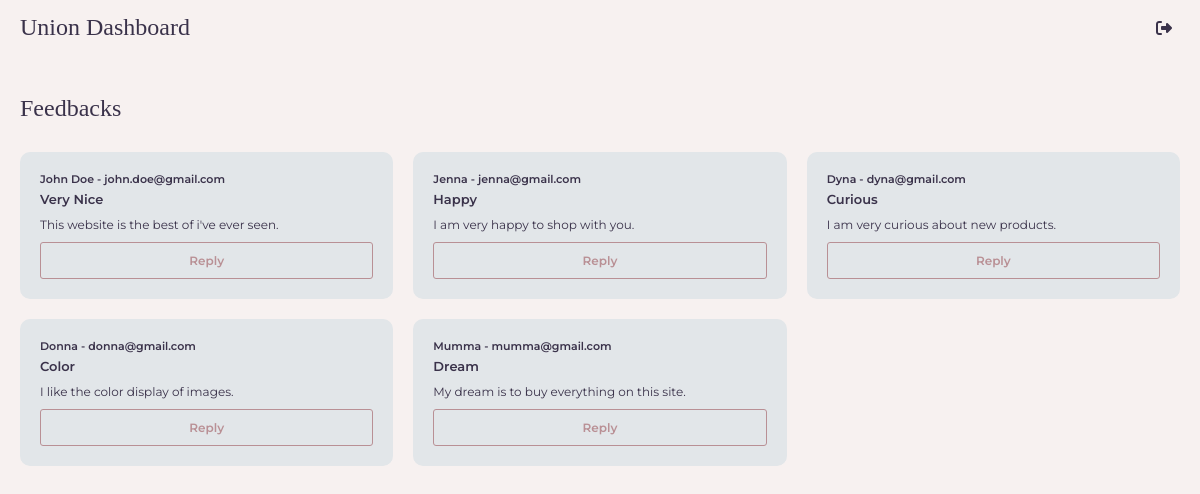
The page /dist/admin/feedbacks.php (signed in) on the database its author committed.
### tables this page shows
CREATE TABLE `feedbacks` (
  `id` int(11) NOT NULL,
  `name` varchar(255) NOT NULL,
  `email` varchar(255) NOT NULL,
  `subject` text NOT NULL,
  `feedback` text NOT NULL,
  `created_at` datetime NOT NULL,
  `updated_at` datetime DEFAULT NULL
);

### dist/_classes/Libs/Database/MySQL.php (called while the page is built, shortened)
<?php
class MySQL
{
	public function connect()
	{
		try {
			$this->db = new PDO(
				"mysql:host=$this->dbhost;dbname=$this->dbname",
				$this->dbuser,
				$this->dbpass,
				[
					PDO::ATTR_ERRMODE => PDO::ERRMODE_EXCEPTION,
					PDO::ATTR_DEFAULT_FETCH_MODE => PDO::FETCH_OBJ,
				]
			);
			return $this->db;
		} catch (PDOException $e) {
			return $e->getMessage();
		}
	}
}

### dist/_classes/Libs/Database/Users.php (called while the page is built, shortened)
<?php
class Users
{
	private $db = null;
	public function __construct(MySQL $db)
	{
		$this->db = $db->connect();
	}
	public function getFeedbackAll()
	{
		$statement = $this->db->prepare("
            SELECT * FROM feedbacks;
        ");
		$statement->execute();
		return $statement->fetchAll();
	}
}

### dist/admin/feedbacks.php (the view, shortened to what this page needs)
<?php
$user = new Users(new MySQL());
$feedbacks = $user->getFeedbackAll();
?>
<!DOCTYPE html>
<html lang="en">
<head>
    <link rel="stylesheet" href="https://cdnjs.cloudflare.com/ajax/libs/font-awesome/6.5.1/css/all.min.css" />
    <link rel="stylesheet" href="../assets/css/main.css">
</head>
<body>
    <header>
        <h1><a href="home.php">Union Dashboard</a></h1>
        <a href="../_actions/_admin/logout.php"><i class="fa-solid fa-right-from-bracket"></i></a>
    </header>
    <main>
        <section class="container">
            <div class="feedbacks showcase">
                <h1>Feedbacks</h1>
                <?php if (count($feedbacks)) : ?>
                    <div class="feedback-container">
                        <?php foreach ($feedbacks as $feedback) : ?>
                            <div class="feedback">
                                <div class="info">
                                    <h4><?= $feedback->name ?> - <?= $feedback->email ?></h4>
                                    <h3><?= $feedback->subject ?></h3>
                                    <p><?= $feedback->feedback ?></p>
                                </div>
                                <a href="mailto:<?= $feedback->email ?>?subject=Union Fashionmall replying your feedback." class="btn btn-outline btn-outline-secondary">Reply</a>
                            </div>
                        <?php endforeach; ?>
                    </div>
                <?php else : ?>
                    <h2 class=" no-feedback">There is no current feedback.</h2>
                <?php endif; ?>
            </div>
        </section>
    </main>
</body>
</html>

### rows shown on the page
feedbacks: name "John Doe", email "john.doe@gmail.com", subject "Very Nice", feedback "This website is the best of i've ever seen."
feedbacks: name "Jenna", email "jenna@gmail.com", subject "Happy", feedback "I am very happy to shop with you."
feedbacks: name "Dyna", email "dyna@gmail.com", subject "Curious", feedback "I am very curious about new products."
feedbacks: name "Donna", email "donna@gmail.com", subject "Color", feedback "I like the color display of images."
feedbacks: name "Mumma", email "mumma@gmail.com", subject "Dream", feedback "My dream is to buy everything on this site."
